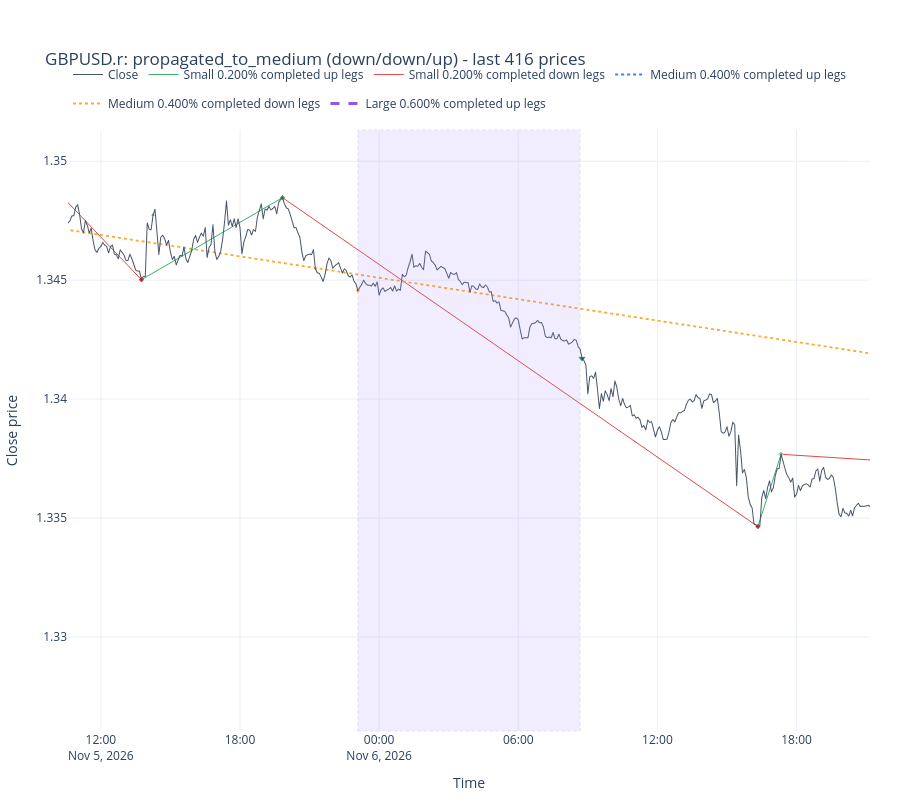

The code cell stored with this chart in its notebook:
### Markdown cell above
## Causal configuration casebook

The default example selects the most recent *completed* run where small and medium agree against large. A run still in progress at the last bar is right-censored (its end and length are unknown), so it is excluded. The shaded interval is identified from causally known mode states. Change `CASEBOOK_SHAPE` to inspect the other structural shapes.

### Code cell
CASEBOOK_SHAPE = HierarchyShape.PROPAGATED_TO_MEDIUM
CASEBOOK_BARS_BEFORE = 150
CASEBOOK_BARS_AFTER = 150
shape_examples = state_runs.loc[
    state_runs["hierarchy_shape"].eq(CASEBOOK_SHAPE.value) & ~state_runs["right_censored"]
]
if shape_examples.empty:
    raise ValueError(f"No completed {CASEBOOK_SHAPE.value} run exists in this sample.")
example = shape_examples.iloc[-1]
window_start_position = max(0, int(example["start_position"]) - CASEBOOK_BARS_BEFORE)
window_end_position = min(len(prices), int(example["end_position"]) + CASEBOOK_BARS_AFTER + 1)
case_prices = prices.iloc[window_start_position:window_end_position]
casebook_fig = plot_three_threshold_directional_change(
    prices=case_prices,
    small_events=event_ledgers[Scale.SMALL],
    medium_events=event_ledgers[Scale.MEDIUM],
    large_events=event_ledgers[Scale.LARGE],
    small_theta=SMALL_THETA,
    medium_theta=MEDIUM_THETA,
    large_theta=LARGE_THETA,
    n_prices=len(case_prices),
    title=f"{SYMBOL}: {CASEBOOK_SHAPE.value} ({example['configuration']})",
)
casebook_fig.add_vrect(
    x0=example["start_time"],
    x1=example["end_time"],
    fillcolor="#a78bfa",
    opacity=0.15,
    line_width=1,
    line_dash="dot",
)
display(example[["configuration", "hierarchy_shape", "start_time", "end_time", "bars"]])
casebook_fig.show()

### Figure 1 — Plotly figure (JSON) as saved in the notebook; plotly's stock layout.template omitted (floating-point values rounded to 4 significant figures; data arrays with more than 128 entries replaced by an {"elided": "..."} marker saying what was removed)
{"data": [{"hovertemplate": "time=%{x}<br>close=%{y:.5f}<extra></extra>", "line": {"color": "#475569", "width": 1.0}, "mode": "lines", "name": "Close", "type": "scattergl", "x": {"elided": "416 str values"}, "y": {"elided": "416 float values"}}, {"hoverinfo": "skip", "legendgroup": "small_up", "line": {"color": "#16a34a", "dash": "solid", "width": 1.0}, "mode": "lines", "name": "Small 0.200% completed up legs", "opacity": 0.85, "type": "scatter", "x": ["2026-11-05T13:45:00+02:00", "2026-11-05T19:50:00+02:00", null, "2026-11-06T16:20:00+02:00", "2026-11-06T17:20:00+02:00", null], "y": [1.345, 1.348, null, 1.335, 1.338, null]}, {"customdata": [["S2694", 1.283, 73, 3.514e-05, "2026-11-05T21:15:00+02:00"], ["S2696", 1.139, 12, 0.0001898, "2026-11-06T21:45:00+02:00"]], "hovertemplate": "Small up ending EXT<br>time=%{x}<br>price=%{y:.5f}<br>event=%{customdata[0]}<br>TMV=%{customdata[1]:.4f}<br>T=%{customdata[2]} bars<br>R=%{customdata[3]:.3e}<br>known at=%{customdata[4]}<extra></extra>", "legendgroup": "small_up", "marker": {"color": "#16a34a", "size": 4, "symbol": "diamond"}, "mode": "markers", "name": "Small up ending EXT", "showlegend": false, "type": "scatter", "x": ["2026-11-05T19:50:00.000000", "2026-11-06T17:20:00.000000"], "y": [1.348, 1.338]}, {"customdata": [["S2694", 1.283, 73, 3.514e-05, "2026-11-05T19:50:00+02:00"]], "hovertemplate": "Small down DCC<br>time=%{x}<br>price=%{y:.5f}<br>completed event=%{customdata[0]}<br>TMV=%{customdata[1]:.4f}<br>T=%{customdata[2]} bars<br>R=%{customdata[3]:.3e}<br>confirmed EXT time=%{customdata[4]}<extra></extra>", "legendgroup": "small_down", "marker": {"color": "#dc2626", "line": {"color": "white", "width": 0.75}, "size": 4, "symbol": "triangle-down"}, "mode": "markers", "name": "Small down DCC", "showlegend": false, "type": "scatter", "x": ["2026-11-05T21:15:00.000000"], "y": [1.345]}, {"hoverinfo": "skip", "legendgroup": "small_down", "line": {"color": "#dc2626", "dash": "solid", "width": 1.0}, "mode": "lines", "name": "Small 0.200% completed down legs", "opacity": 0.85, "type": "scatter", "x": ["2026-11-05T09:00:00+02:00", "2026-11-05T13:45:00+02:00", null, "2026-11-05T19:50:00+02:00", "2026-11-06T16:20:00+02:00", null, "2026-11-06T17:20:00+02:00", "2026-11-09T00:00:00+02:00", null], "y": [1.35, 1.345, null, 1.348, 1.335, null, 1.338, 1.334, null]}, {"customdata": [["S2693", 1.8, 57, 6.316e-05, "2026-11-05T14:15:00+02:00"], ["S2695", 5.128, 246, 4.169e-05, "2026-11-06T17:20:00+02:00"]], "hovertemplate": "Small down ending EXT<br>time=%{x}<br>price=%{y:.5f}<br>event=%{customdata[0]}<br>TMV=%{customdata[1]:.4f}<br>T=%{customdata[2]} bars<br>R=%{customdata[3]:.3e}<br>known at=%{customdata[4]}<extra></extra>", "legendgroup": "small_down", "marker": {"color": "#dc2626", "size": 4, "symbol": "diamond"}, "mode": "markers", "name": "Small down ending EXT", "showlegend": false, "type": "scatter", "x": ["2026-11-05T13:45:00.000000", "2026-11-06T16:20:00.000000"], "y": [1.345, 1.335]}, {"customdata": [["S2693", 1.8, 57, 6.316e-05, "2026-11-05T13:45:00+02:00"], ["S2695", 5.128, 246, 4.169e-05, "2026-11-06T16:20:00+02:00"]], "hovertemplate": "Small up DCC<br>time=%{x}<br>price=%{y:.5f}<br>completed event=%{customdata[0]}<br>TMV=%{customdata[1]:.4f}<br>T=%{customdata[2]} bars<br>R=%{customdata[3]:.3e}<br>confirmed EXT time=%{customdata[4]}<extra></extra>", "legendgroup": "small_up", "marker": {"color": "#16a34a", "line": {"color": "white", "width": 0.75}, "size": 4, "symbol": "triangle-up"}, "mode": "markers", "name": "Small up DCC", "showlegend": false, "type": "scatter", "x": ["2026-11-05T14:15:00.000000", "2026-11-06T17:20:00.000000"], "y": [1.348, 1.338]}, {"hoverinfo": "skip", "legendgroup": "medium_up", "line": {"color": "#2563eb", "dash": "dot", "width": 1.8}, "mode": "lines", "name": "Medium 0.400% completed up legs", "opacity": 0.85, "type": "scatter", "x": ["2026-10-30T17:00:00+02:00", "2026-11-04T15:00:00+02:00", null], "y": [1.338, 1.35, null]}, {"customdata": [["M838", 2.338, 840, 1.113e-05, "2026-11-04T15:00:00+02:00"]], "hovertemplate": "Medium down DCC<br>time=%{x}<br>price=%{y:.5f}<br>completed event=%{customdata[0]}<br>TMV=%{customdata[1]:.4f}<br>T=%{customdata[2]} bars<br>R=%{customdata[3]:.3e}<br>confirmed EXT time=%{customdata[4]}<extra></extra>", "legendgroup": "medium_down", "marker": {"color": "#f59e0b", "line": {"color": "white", "width": 0.75}, "size": 5, "symbol": "triangle-down"}, "mode": "markers", "name": "Medium down DCC", "showlegend": false, "type": "scatter", "x": ["2026-11-05T23:05:00.000000"], "y": [1.345]}, {"hoverinfo": "skip", "legendgroup": "medium_down", "line": {"color": "#f59e0b", "dash": "dot", "width": 1.8}, "mode": "lines", "name": "Medium 0.400% completed down legs", "opacity": 0.85, "type": "scatter", "x": ["2026-11-04T15:00:00+02:00", "2026-11-09T00:00:00+02:00", null], "y": [1.35, 1.334, null]}, {"hoverinfo": "skip", "legendgroup": "large_up", "line": {"color": "#7c3aed", "dash": "dash", "width": 3.0}, "mode": "lines", "name": "Large 0.600% completed up legs", "opacity": 0.85, "type": "scatter", "x": ["2026-10-28T09:10:00+02:00", "2026-11-04T15:00:00+02:00", null], "y": [1.327, 1.35, null]}, {"customdata": [["L392", 2.855, 1510, 1.135e-05, "2026-11-04T15:00:00+02:00"]], "hovertemplate": "Large down DCC<br>time=%{x}<br>price=%{y:.5f}<br>completed event=%{customdata[0]}<br>TMV=%{customdata[1]:.4f}<br>T=%{customdata[2]} bars<br>R=%{customdata[3]:.3e}<br>confirmed EXT time=%{customdata[4]}<extra></extra>", "legendgroup": "large_down", "marker": {"color": "#0f766e", "line": {"color": "white", "width": 0.75}, "size": 7, "symbol": "triangle-down"}, "mode": "markers", "name": "Large down DCC", "showlegend": false, "type": "scatter", "x": ["2026-11-06T08:45:00.000000"], "y": [1.342]}], "layout": {"height": 800, "hovermode": "closest", "legend": {"orientation": "h", "x": 0.0, "xanchor": "left", "y": 1.02, "yanchor": "bottom"}, "margin": {"b": 60, "l": 60, "r": 30, "t": 130}, "shapes": [{"fillcolor": "#a78bfa", "line": {"dash": "dot", "width": 1}, "opacity": 0.15, "type": "rect", "x0": "2026-11-05T23:05:00+02:00", "x1": "2026-11-06T08:40:00+02:00", "xref": "x", "y0": 0, "y1": 1, "yref": "y domain"}], "title": {"text": "GBPUSD.r: propagated_to_medium (down/down/up) - last 416 prices"}, "xaxis": {"range": ["2026-11-05T10:35:00+02:00", "2026-11-06T21:10:00+02:00"], "showspikes": true, "spikemode": "across", "title": {"text": "Time"}}, "yaxis": {"fixedrange": false, "showspikes": true, "title": {"text": "Close price"}}}}
